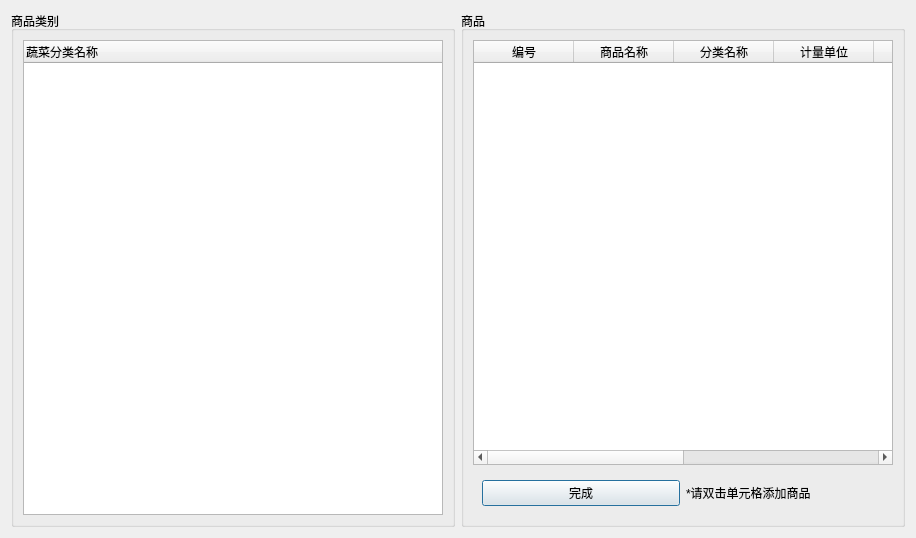
<?xml version="1.0" encoding="UTF-8"?>
<ui version="4.0">
 <class>Dialog</class>
 <widget class="QDialog" name="Dialog">
  <property name="geometry">
   <rect>
    <x>0</x>
    <y>0</y>
    <width>916</width>
    <height>538</height>
   </rect>
  </property>
  <property name="windowTitle">
   <string>Dialog</string>
  </property>
  <layout class="QHBoxLayout" name="horizontalLayout">
   <item>
    <widget class="QGroupBox" name="groupBox">
     <property name="title">
      <string>商品类别</string>
     </property>
     <layout class="QVBoxLayout" name="verticalLayout">
      <item>
       <widget class="QTreeWidget" name="treeWidget">
        <column>
         <property name="text">
          <string>蔬菜分类名称</string>
         </property>
        </column>
       </widget>
      </item>
     </layout>
    </widget>
   </item>
   <item>
    <widget class="QGroupBox" name="groupBox_2">
     <property name="title">
      <string>商品</string>
     </property>
     <layout class="QVBoxLayout" name="verticalLayout_2">
      <item>
       <widget class="QTableWidget" name="tableWidget">
        <column>
         <property name="text">
          <string>编号</string>
         </property>
        </column>
        <column>
         <property name="text">
          <string>商品名称</string>
         </property>
        </column>
        <column>
         <property name="text">
          <string>分类名称</string>
         </property>
        </column>
        <column>
         <property name="text">
          <string>计量单位</string>
         </property>
        </column>
        <column>
         <property name="text">
          <string>条形码</string>
         </property>
        </column>
        <column>
         <property name="text">
          <string>价格</string>
         </property>
        </column>
        <column>
         <property name="text">
          <string>供应商</string>
         </property>
        </column>
        <column>
         <property name="text">
          <string>库存量</string>
         </property>
        </column>
       </widget>
      </item>
      <item>
       <widget class="QWidget" name="widget" native="true">
        <layout class="QHBoxLayout" name="horizontalLayout_2">
         <item>
          <widget class="QPushButton" name="pushButton">
           <property name="text">
            <string>完成</string>
           </property>
          </widget>
         </item>
         <item>
          <widget class="QLabel" name="label">
           <property name="text">
            <string>*请双击单元格添加商品</string>
           </property>
          </widget>
         </item>
        </layout>
       </widget>
      </item>
     </layout>
    </widget>
   </item>
  </layout>
 </widget>
 <resources/>
 <connections/>
</ui>
